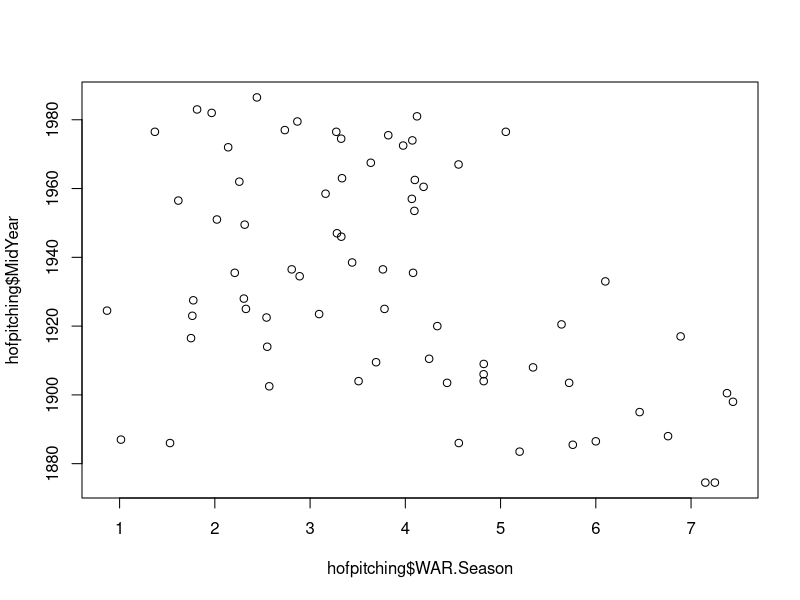

R code for this plot:
hofpitching <- read.csv('./data/hofpitching.csv')

hofpitching$MidYear <- with(hofpitching, (From + To) / 2)
hofpitching$WAR.Season <- with(hofpitching, WAR / Yrs)

png(filename="./chapter-3/output/exercise-5a.png")
plot(hofpitching$WAR.Season, hofpitching$MidYear)
dev.off()